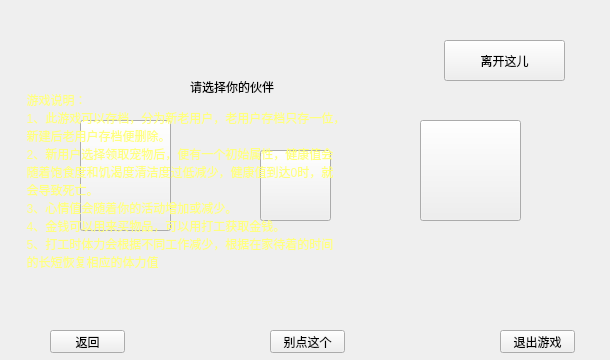
<?xml version="1.0" encoding="UTF-8"?>
<ui version="4.0">
 <class>n1</class>
 <widget class="QWidget" name="n1">
  <property name="geometry">
   <rect>
    <x>0</x>
    <y>0</y>
    <width>610</width>
    <height>360</height>
   </rect>
  </property>
  <property name="sizePolicy">
   <sizepolicy hsizetype="Fixed" vsizetype="Fixed">
    <horstretch>0</horstretch>
    <verstretch>0</verstretch>
   </sizepolicy>
  </property>
  <property name="minimumSize">
   <size>
    <width>610</width>
    <height>360</height>
   </size>
  </property>
  <property name="maximumSize">
   <size>
    <width>610</width>
    <height>360</height>
   </size>
  </property>
  <property name="windowTitle">
   <string>pet</string>
  </property>
  <widget class="QPushButton" name="pushButton">
   <property name="geometry">
    <rect>
     <x>50</x>
     <y>330</y>
     <width>75</width>
     <height>23</height>
    </rect>
   </property>
   <property name="cursor">
    <cursorShape>PointingHandCursor</cursorShape>
   </property>
   <property name="styleSheet">
    <string notr="true">border-image: url(:/image/button.png);</string>
   </property>
   <property name="text">
    <string>返回</string>
   </property>
  </widget>
  <widget class="QWidget" name="widget" native="true">
   <property name="geometry">
    <rect>
     <x>0</x>
     <y>-30</y>
     <width>611</width>
     <height>391</height>
    </rect>
   </property>
   <property name="styleSheet">
    <string notr="true">border-image: url(:/image/home.gif);</string>
   </property>
  </widget>
  <widget class="QLabel" name="label">
   <property name="geometry">
    <rect>
     <x>190</x>
     <y>70</y>
     <width>224</width>
     <height>33</height>
    </rect>
   </property>
   <property name="maximumSize">
    <size>
     <width>621</width>
     <height>351</height>
    </size>
   </property>
   <property name="cursor">
    <cursorShape>ArrowCursor</cursorShape>
   </property>
   <property name="styleSheet">
    <string notr="true">font: 24pt &quot;幼圆&quot;;
color: rgb(0, 0, 0);</string>
   </property>
   <property name="text">
    <string>请选择你的伙伴</string>
   </property>
  </widget>
  <widget class="QPushButton" name="hamsterbutton">
   <property name="geometry">
    <rect>
     <x>260</x>
     <y>150</y>
     <width>71</width>
     <height>71</height>
    </rect>
   </property>
   <property name="cursor">
    <cursorShape>PointingHandCursor</cursorShape>
   </property>
   <property name="styleSheet">
    <string notr="true">
border-image: url(:/image/hamster.gif);</string>
   </property>
   <property name="text">
    <string/>
   </property>
  </widget>
  <widget class="QPushButton" name="pigbutton">
   <property name="geometry">
    <rect>
     <x>420</x>
     <y>120</y>
     <width>101</width>
     <height>101</height>
    </rect>
   </property>
   <property name="cursor">
    <cursorShape>PointingHandCursor</cursorShape>
   </property>
   <property name="styleSheet">
    <string notr="true">border-image: url(:/image/pig.gif);</string>
   </property>
   <property name="text">
    <string/>
   </property>
  </widget>
  <widget class="QPushButton" name="instructionbutton">
   <property name="geometry">
    <rect>
     <x>270</x>
     <y>330</y>
     <width>75</width>
     <height>23</height>
    </rect>
   </property>
   <property name="cursor">
    <cursorShape>PointingHandCursor</cursorShape>
   </property>
   <property name="styleSheet">
    <string notr="true">border-image: url(:/image/button.png);</string>
   </property>
   <property name="text">
    <string>别点这个</string>
   </property>
  </widget>
  <widget class="QPushButton" name="pushButton_8">
   <property name="geometry">
    <rect>
     <x>500</x>
     <y>330</y>
     <width>75</width>
     <height>23</height>
    </rect>
   </property>
   <property name="cursor">
    <cursorShape>PointingHandCursor</cursorShape>
   </property>
   <property name="styleSheet">
    <string notr="true">border-image: url(:/image/button.png);</string>
   </property>
   <property name="text">
    <string>退出游戏</string>
   </property>
  </widget>
  <widget class="QPushButton" name="pushButton_2">
   <property name="geometry">
    <rect>
     <x>80</x>
     <y>120</y>
     <width>91</width>
     <height>111</height>
    </rect>
   </property>
   <property name="cursor">
    <cursorShape>PointingHandCursor</cursorShape>
   </property>
   <property name="styleSheet">
    <string notr="true">border-image: url(:/image/cat.gif);</string>
   </property>
   <property name="text">
    <string/>
   </property>
  </widget>
  <widget class="QWidget" name="instructionwidget" native="true">
   <property name="geometry">
    <rect>
     <x>0</x>
     <y>0</y>
     <width>611</width>
     <height>390</height>
    </rect>
   </property>
   <widget class="QLabel" name="structionlabel">
    <property name="geometry">
     <rect>
      <x>0</x>
      <y>0</y>
      <width>611</width>
      <height>361</height>
     </rect>
    </property>
    <property name="styleSheet">
     <string notr="true">font: 16pt &quot;幼圆&quot;;
color: rgb(255, 255, 255);</string>
    </property>
    <property name="text">
     <string/>
    </property>
   </widget>
   <widget class="QPushButton" name="backbutton">
    <property name="geometry">
     <rect>
      <x>444</x>
      <y>40</y>
      <width>121</width>
      <height>41</height>
     </rect>
    </property>
    <property name="cursor">
     <cursorShape>PointingHandCursor</cursorShape>
    </property>
    <property name="styleSheet">
     <string notr="true">border-image: url(:/image/button.png);</string>
    </property>
    <property name="text">
     <string>离开这儿</string>
    </property>
   </widget>
   <widget class="QLabel" name="textlabel">
    <property name="geometry">
     <rect>
      <x>0</x>
      <y>0</y>
      <width>611</width>
      <height>361</height>
     </rect>
    </property>
    <property name="styleSheet">
     <string notr="true">color: rgb(255, 255, 127);
font: 75 14pt &quot;微软雅黑&quot;;
</string>
    </property>
    <property name="text">
     <string>        游戏说明：
        1、此游戏可以存档，分为新老用户，老用户存档只存一位，
        新建后老用户存档便删除。
        2、新用户选择领取宠物后，便有一个初始属性，健康值会
        随着饱食度和饥渴度清洁度过低减少，健康值到达0时，就
        会导致死亡。
        3、心情值会随着你的活动增加或减少。
        4、金钱可以用来买物品，可以用打工获取金钱。
        5、打工时体力会根据不同工作减少，根据在家待着的时间
        的长短恢复相应的体力值</string>
    </property>
   </widget>
   <zorder>structionlabel</zorder>
   <zorder>textlabel</zorder>
   <zorder>backbutton</zorder>
  </widget>
  <zorder>widget</zorder>
  <zorder>pushButton</zorder>
  <zorder>label</zorder>
  <zorder>hamsterbutton</zorder>
  <zorder>pigbutton</zorder>
  <zorder>instructionbutton</zorder>
  <zorder>pushButton_8</zorder>
  <zorder>pushButton_2</zorder>
  <zorder>instructionwidget</zorder>
 </widget>
 <resources/>
 <connections/>
</ui>
